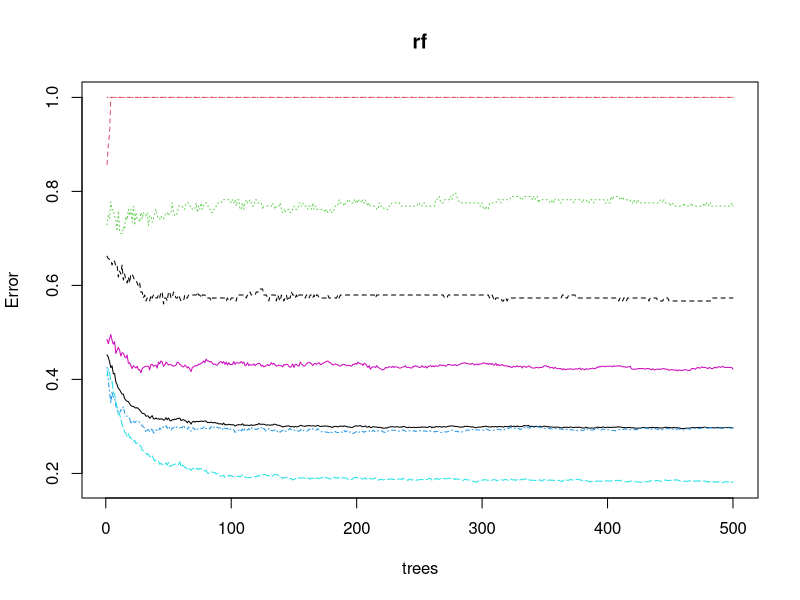
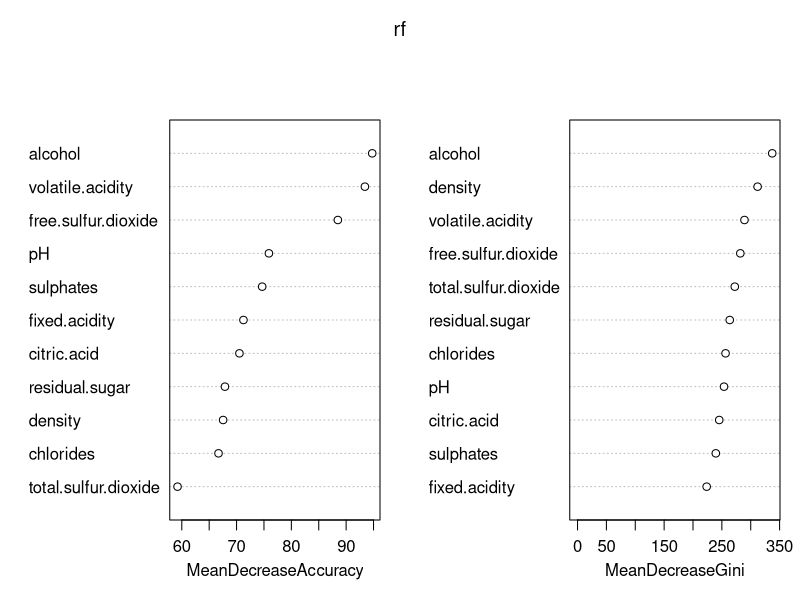
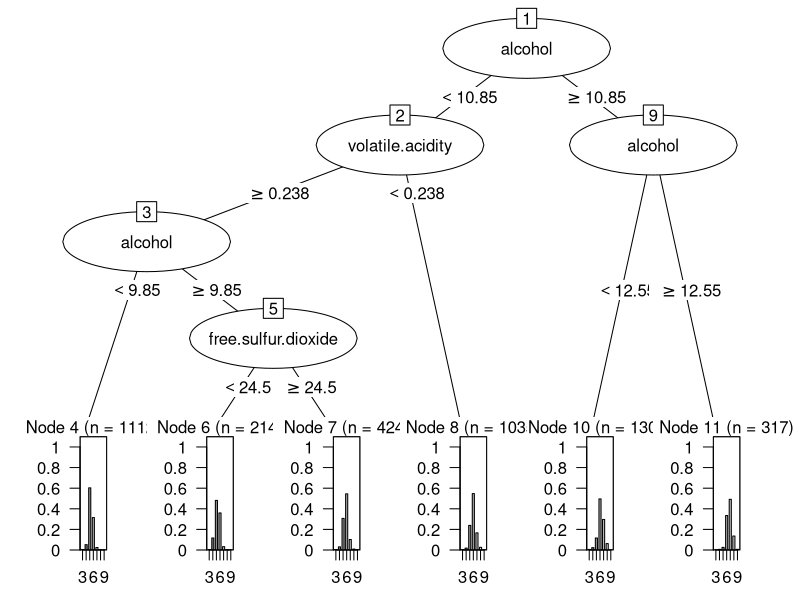

The R script that drew these images, in order:
library(randomForest)

test <- read.csv("wine_white_test.csv")
dat <- read.csv("wine_white_train.csv")

#データ型を確認
str(dat)

#qualityがintとして認識されてしまっていてこのままではうまくいかないのでfactorに変換
#一度文字にしてからfactorにするのが扱いやすくておすすめ
test[,12] <- as.factor(as.character(test[,12]))
dat[,12] <- as.factor(as.character(dat[,12]))

#randomForest(mtryはsqrt(変数数)で決めてる)
rf <- randomForest(quality~., data=dat, importance=T)
rf.pre <- predict(rf,test)
t.rf <- table(as.character(test$quality), rf.pre)
(c.rf <- sum(diag(t.rf))/sum(t.rf))
par(mfrow=c(1,1))
plot(rf) #classエラーと全体エラー


#変数の重要性（ここは大切！）
importance(rf)
varImpPlot(rf)
#左がOOBエラー減らす変数で右がジニ係数を減らす＝決定木の上の方にある変数
#両方で上にある変数が特に重要と考えられる


library(rpart) #決定木のパッケージ
library(partykit)
#決定木
(dt <- rpart(quality~.,data=dat))

#決定木の表示（indexからplotまで繰り返すと結果がたまに変わる
#決定木は再現性に乏しいため（データロバストでない）
#でもアンサンブル学習ではこれが良い方向に働く
plot(as.party(dt))

#予測
predict(dt, test)
res <- predict(dt, test, type="class")
(t <- table(res,test$quality))
(cr <- sum(diag(t)/sum(t))) #正答率
